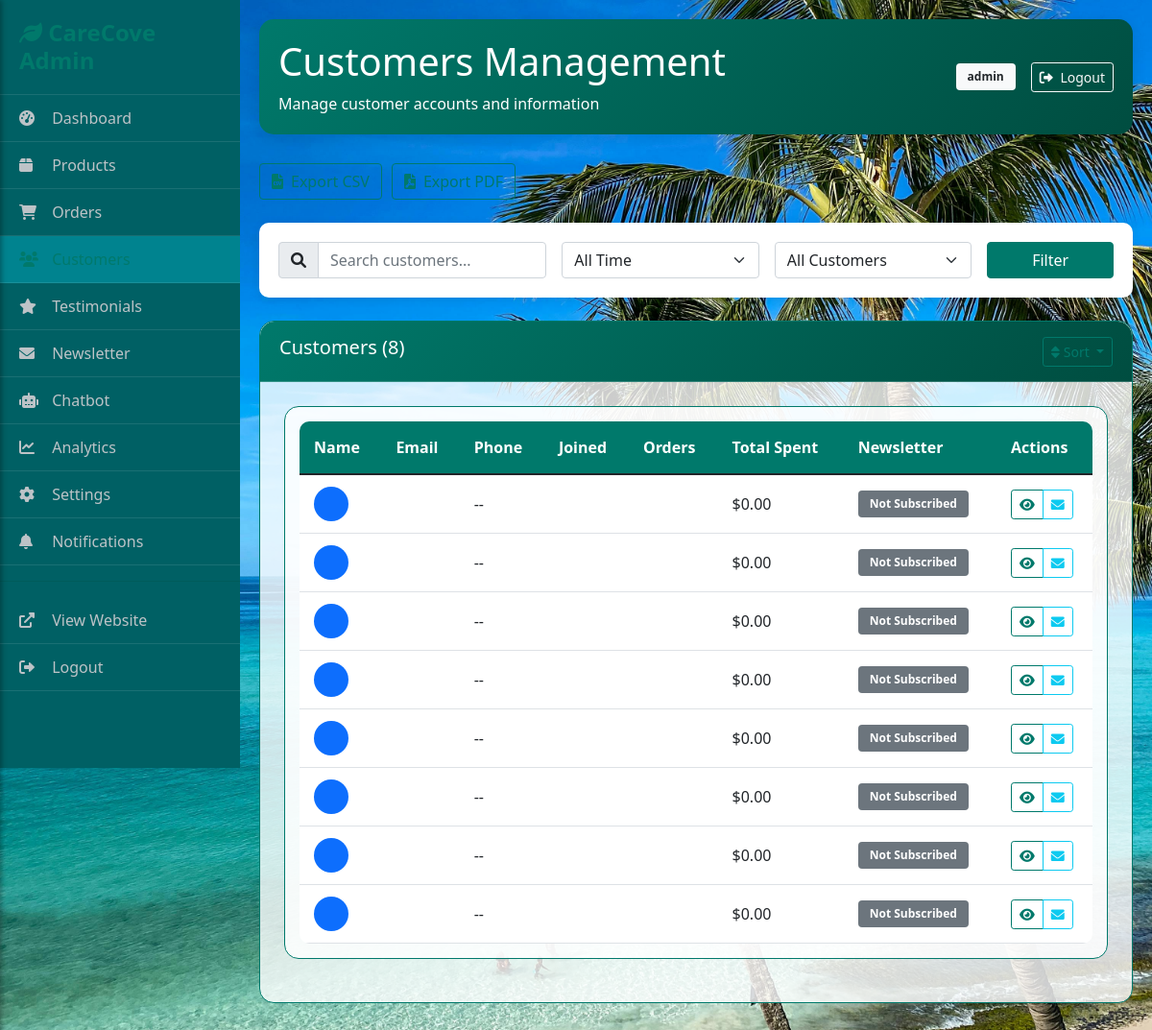
Screenshot of /admin-panel/customers/ (signed in) with the database file from the repository.
### accounts/models.py (models this page shows, shortened)
class UserProfile(models.Model):
    user = models.OneToOneField(User, on_delete=models.CASCADE)
    phone = models.CharField(max_length=20, blank=True)
    birth_date = models.DateField(blank=True, null=True)
    default_billing_address_1 = models.CharField(max_length=200, blank=True)
    default_billing_address_2 = models.CharField(max_length=200, blank=True)
    default_billing_city = models.CharField(max_length=100, blank=True)
    default_billing_state = models.CharField(max_length=100, blank=True)
    default_billing_postal_code = models.CharField(max_length=20, blank=True)
    default_billing_country = models.CharField(max_length=100, default='Tanzania')
    default_shipping_address_1 = models.CharField(max_length=200, blank=True)
    default_shipping_address_2 = models.CharField(max_length=200, blank=True)
    default_shipping_city = models.CharField(max_length=100, blank=True)
    default_shipping_state = models.CharField(max_length=100, blank=True)
    default_shipping_postal_code = models.CharField(max_length=20, blank=True)
    default_shipping_country = models.CharField(max_length=100, default='Tanzania')
    preferred_language = models.CharField(max_length=2, choices=[('en', 'English'), ('sw', 'Swahili')], default='en')
    receive_newsletter = models.BooleanField(default=True)
    receive_order_updates = models.BooleanField(default=True)
    created_at = models.DateTimeField(auto_now_add=True)
    updated_at = models.DateTimeField(auto_now=True)

### admin_panel/views.py (the view, shortened to what this page needs)
# urls.py: path('customers/', views.customers_list, name='customers_list'),
@admin_required
def customers_list(request):
    customers = UserProfile.objects.select_related('user').order_by('-created_at')
    search_query = request.GET.get('search', '')
    paginator = Paginator(customers, 20)
    page = request.GET.get('page')
    customers = paginator.get_page(page)
    context = {
        'customers': customers,
        'search_query': search_query,
    }
    return render(request, 'admin_panel/customers/list.html', context)

### cart/context_processors.py (called while the page is built)
def cart(request):
    cart_total_items = 0
    cart_total_price = 0
    cart_obj = None
    try:
        if request.user.is_authenticated:
            cart_obj = Cart.objects.get(user=request.user)
        else:
            if request.session.session_key:
                cart_obj = Cart.objects.get(session_key=request.session.session_key)
        if cart_obj:
            cart_total_items = cart_obj.total_items
            cart_total_price = cart_obj.total_price
    except Cart.DoesNotExist:
        pass
    return {
        'cart_total_items': cart_total_items,
        'cart_total_price': cart_total_price,
        'cart': cart_obj,
    }

### cart/models.py (called while the page is built)
    @property
    def total_items(self):
        return sum(item.quantity for item in self.items.all())

    @property
    def total_price(self):
        return sum(item.total_price for item in self.items.all())

    @property
    def price(self):
        if self.variant:
            return self.variant.price
        return self.product.price

    @property
    def total_price(self):
        return self.price * self.quantity

### templates/admin_panel/customers/list.html (shortened to what this page needs)
{% extends 'admin_panel/base.html' %}
{% block page_title %}Customers Management{% endblock %}
{% block page_description %}Manage customer accounts and information{% endblock %}
{% block content %}
<div class="quick-actions mb-4">
    <button class="btn btn-outline-primary" onclick="exportData('{% url 'admin_panel:customers_export' %}', 'csv')">
        <i class="fas fa-file-csv me-2"></i>Export CSV
    </button>
    <button class="btn btn-outline-primary" onclick="exportData('{% url 'admin_panel:customers_export' %}', 'pdf')">
        <i class="fas fa-file-pdf me-2"></i>Export PDF
    </button>
</div>
<div class="filters mb-4">
    <form method="get" class="row g-3">
        <div class="col-md-4">
            <div class="input-group">
                <span class="input-group-text"><i class="fas fa-search"></i></span>
                <input type="text" class="form-control" name="search" placeholder="Search customers..." value="{{ search_query }}">
            </div>
        </div>
        <div class="col-md-3">
            <select class="form-select" name="date_joined">
                <option value="">All Time</option>
            </select>
        </div>
        <div class="col-md-3">
            <select class="form-select" name="has_ordered">
                <option value="">All Customers</option>
            </select>
        </div>
        <div class="col-md-2">
            <button type="submit" class="btn btn-primary w-100">Filter</button>
        </div>
    </form>
</div>
<div class="card">
    <div class="card-header">
        <div class="d-flex justify-content-between align-items-center">
            <h5>Customers ({{ customers.paginator.count }})</h5>
            <div class="dropdown">
                <button class="btn btn-sm btn-outline-primary dropdown-toggle" type="button" id="sortDropdown" data-bs-toggle="dropdown">
                    <i class="fas fa-sort me-1"></i>Sort
                </button>
            </div>
        </div>
    </div>
    <div class="card-body">
        {% if customers %}
        <div class="table-responsive">
            <table class="table table-hover searchable-table">
                <thead>
                    <tr>
                        <th>Name</th>
                        <th>Email</th>
                        <th>Phone</th>
                        <th>Joined</th>
                        <th>Orders</th>
                        <th>Total Spent</th>
                        <th>Newsletter</th>
                        <th width="100">Actions</th>
                    </tr>
                </thead>
                <tbody>
                    {% for customer in customers %}
                    <tr>
                        <td>
                            <div class="d-flex align-items-center">
                                <div class="avatar-circle me-2 bg-primary text-white">
                                </div>
                            </div>
                        </td>
                        <td>{{ customer.email }}</td>
                        <td>{{ customer.userprofile.phone|default:"--" }}</td>
                        <td>{{ customer.date_joined|date:"M d, Y" }}</td>
                        <td>{{ customer.orders_count }}</td>
                        <td>${{ customer.total_spent|default:"0.00" }}</td>
                        <td>
                            {% if customer.userprofile.receive_newsletter %}
                            <span class="badge bg-success">Subscribed</span>
                            {% else %}
                            <span class="badge bg-secondary">Not Subscribed</span>
                            {% endif %}
                        </td>
                        <td>
                            <div class="btn-group">
                                <a href="{% url 'admin_panel:customer_detail' customer.id %}" class="btn btn-sm btn-outline-primary">
                                    <i class="fas fa-eye"></i>
                                </a>
                                <button class="btn btn-sm btn-outline-info" onclick="sendEmailModal('{{ customer.email }}', '{{ customer.first_name }} {{ customer.last_name }}')">
                                    <i class="fas fa-envelope"></i>
                                </button>
                            </div>
                        </td>
                    </tr>
                    {% endfor %}
                </tbody>
            </table>
        </div>
        {% else %}
        <div class="text-center py-5">
            <i class="fas fa-users fa-3x text-muted mb-3"></i>
            <p class="text-muted">No customers found matching your criteria</p>
            <a href="{% url 'admin_panel:customers_list' %}" class="btn btn-outline-primary mt-3">Clear Filters</a>
        </div>
        {% endif %}
    </div>
</div>
{% endblock %}

### templates/admin_panel/base.html (shortened to what this page needs)
<!DOCTYPE html>
<html lang="en">
<head>
    <link href="https://cdn.jsdelivr.net/npm/bootstrap@5.1.3/dist/css/bootstrap.min.css" rel="stylesheet">
    <link rel="stylesheet" href="https://cdnjs.cloudflare.com/ajax/libs/font-awesome/6.0.0/css/all.min.css">
</head>
<body>
    <div class="sidebar" id="sidebar">
        <div class="sidebar-brand">
            <h4><i class="fas fa-leaf"></i> CareCove Admin</h4>
        </div>
        <nav class="nav flex-column">
            <a class="nav-link {% if request.resolver_match.url_name == 'dashboard' %}active{% endif %}" href="{% url 'admin_panel:dashboard' %}">
                <i class="fas fa-tachometer-alt"></i> Dashboard
            </a>
            <a class="nav-link {% if 'products' in request.resolver_match.url_name %}active{% endif %}" href="{% url 'admin_panel:products_list' %}">
                <i class="fas fa-box"></i> Products
            </a>
            <a class="nav-link {% if 'orders' in request.resolver_match.url_name %}active{% endif %}" href="{% url 'admin_panel:orders_list' %}">
                <i class="fas fa-shopping-cart"></i> Orders
            </a>
            <a class="nav-link {% if 'customers' in request.resolver_match.url_name %}active{% endif %}" href="{% url 'admin_panel:customers_list' %}">
                <i class="fas fa-users"></i> Customers
            </a>
            <a class="nav-link {% if 'testimonials' in request.resolver_match.url_name %}active{% endif %}" href="{% url 'admin_panel:testimonials_list' %}">
                <i class="fas fa-star"></i> Testimonials
            </a>
            <a class="nav-link {% if 'newsletter' in request.resolver_match.url_name %}active{% endif %}" href="{% url 'admin_panel:newsletter_list' %}">
                <i class="fas fa-envelope"></i> Newsletter
            </a>
            <a class="nav-link {% if 'chatbot' in request.resolver_match.url_name %}active{% endif %}" href="{% url 'admin_panel:chatbot_management' %}">
                <i class="fas fa-robot"></i> Chatbot
            </a>
            <a class="nav-link {% if 'analytics' in request.resolver_match.url_name %}active{% endif %}" href="{% url 'admin_panel:analytics' %}">
                <i class="fas fa-chart-line"></i> Analytics
            </a>
            <a class="nav-link {% if 'settings' in request.resolver_match.url_name %}active{% endif %}" href="{% url 'admin_panel:admin_settings' %}">
            <i class="fas fa-cog"></i> Settings
            </a>
            <a class="nav-link {% if 'notifications' in request.resolver_match.url_name %}active{% endif %}" href="{% url 'admin_panel:notifications_list' %}">
                <i class="fas fa-bell"></i> Notifications
            </a>
            <hr style="border-color: rgba(255,255,255,0.1);">
            <a class="nav-link" href="{% url 'shop:home' %}" target="_blank">
                <i class="fas fa-external-link-alt"></i> View Website
            </a>
            <a class="nav-link" href="{% url 'accounts:logout' %}">
                <i class="fas fa-sign-out-alt"></i> Logout
            </a>
        </nav>
    </div>
    <div class="main-content">
        <div class="header">
            <div class="d-flex justify-content-between align-items-center">
                <div>
                    <h1>{% block page_title %}CareCove Admin Panel{% endblock %}</h1>
                    <p class="mb-0">{% block page_description %}Manage your CareCove e-commerce platform{% endblock %}</p>
                </div>
                <div class="d-flex align-items-center gap-3">
                    <span class="badge bg-light text-dark">{{ user.get_full_name|default:user.username }}</span>
                    <a href="{% url 'accounts:logout' %}" class="btn btn-sm btn-outline-light">
                        <i class="fas fa-sign-out-alt me-1"></i> Logout
                    </a>
                </div>
            </div>
        </div>
        {% block content %}{% endblock %}
    </div>
</body>
</html>

### templates/admin_panel/base.html (style rules this page uses)
:root { --primary-color: #00796b; --primary-dark: #004d40; --secondary-color: #006064; --success-color: #2e7d32; --warning-color: #ff8f00; --danger-color: #c62828; --info-color: #0277bd; --light-color: #e0f7fa; --dark-color: #00251a; --sidebar-bg: #006064; --sidebar-hover: #00838f; }
body { font-family: 'Segoe UI', Tahoma, Geneva, Verdana, sans-serif; background-color: #e0f7fa; background-image: url('/static/img/zanzibar-beach.jpg'); background-size: cover; background-attachment: fixed; background-position: center; color: #004d40; }
.sidebar { background-color: var(--sidebar-bg); min-height: 100vh; width: 250px; position: fixed; top: 0; left: 0; z-index: 1000; transition: all 0.3s; }
.sidebar .nav-link { color: #bdc3c7; padding: 12px 20px; border-bottom: 1px solid rgba(255,255,255,0.1); transition: all 0.3s; }
.sidebar .nav-link:hover, .sidebar .nav-link.active { color: var(--primary-color); background-color: var(--sidebar-hover); }
.sidebar .nav-link i { margin-right: 10px; width: 20px; }
.main-content { margin-left: 250px; padding: 20px; }
.header { background: linear-gradient(135deg, var(--primary-color) 0%, var(--primary-dark) 100%); color: white; padding: 20px; border-radius: 15px; margin-bottom: 30px; box-shadow: 0 4px 15px rgba(0,0,0,0.1); }
.card { background-color: #ffffffcc; border-radius: 15px; border: 1px solid var(--primary-color); transition: transform 0.3s ease; margin-bottom: 20px; overflow: hidden; }
.card-header { background: linear-gradient(135deg, var(--primary-color) 0%, var(--primary-dark) 100%); color: white; border-radius: 15px 15px 0 0 !important; padding: 15px 20px; border-bottom: 1px solid rgba(255,255,255,0.2); }
.card-body { padding: 25px; }
.table-responsive { background-color: #ffffffcc; border-radius: 15px; padding: 15px; border: 1px solid var(--primary-color); margin-bottom: 20px; }
.table { margin-bottom: 0; }
.table thead th { background-color: var(--primary-color); color: white; font-weight: 600; border-bottom: 2px solid var(--primary-dark); padding: 12px 15px; }
.table tbody td { padding: 12px 15px; vertical-align: middle; border-top: 1px solid rgba(0,0,0,0.05); }
.btn-primary { background-color: var(--primary-color); border-color: var(--primary-color); }
.table { background: white; border-radius: 10px; overflow: hidden; }
.table thead th { background-color: var(--primary-color); color: white; border: none; padding: 15px; }
.badge { padding: 8px 12px; font-size: 0.75rem; }
.sidebar-brand { padding: 20px; border-bottom: 1px solid rgba(255,255,255,0.1); }
.sidebar-brand h4 { color: var(--primary-color); margin: 0; font-weight: bold; }
.btn-outline-primary { color: var(--primary-color); border-color: var(--primary-color); }
.quick-actions { display: flex; gap: 10px; margin-bottom: 20px; }
.filters { background: white; padding: 20px; border-radius: 10px; margin-bottom: 20px; box-shadow: 0 2px 10px rgba(0,0,0,0.1); }

### templates/admin_panel/customers/list.html (style rules this page uses)
.avatar-circle { width: 36px; height: 36px; border-radius: 50%; display: flex; align-items: center; justify-content: center; font-size: 14px; font-weight: bold; }

### rows the page displays
UserProfile: userprofile.phone "--", total_spent "0.00"
UserProfile: userprofile.phone "--", total_spent "0.00"
UserProfile: userprofile.phone "--", total_spent "0.00"
UserProfile: userprofile.phone "--", total_spent "0.00"
UserProfile: userprofile.phone "--", total_spent "0.00"
UserProfile: userprofile.phone "--", total_spent "0.00"
UserProfile: userprofile.phone "--", total_spent "0.00"
UserProfile: userprofile.phone "--", total_spent "0.00"

### other values shown
{{ user.get_full_name|default:user.username }} "admin"
{{ customers.paginator.count }} "8"
